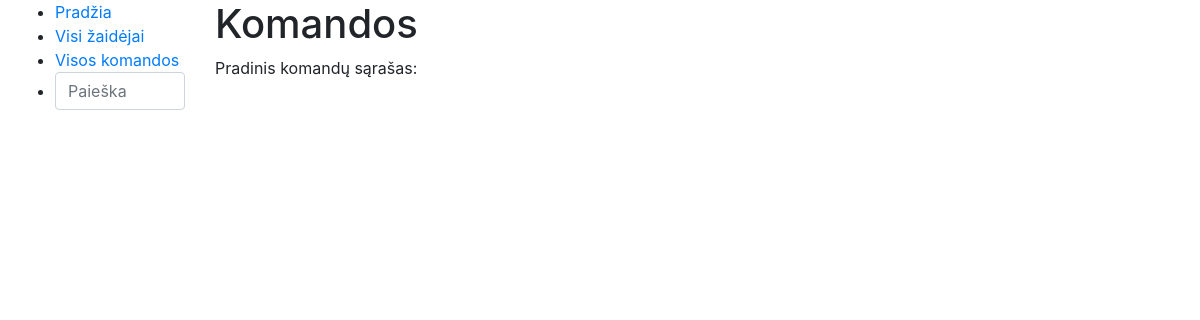
/komandos/, run on an earlier commit of the app's database.
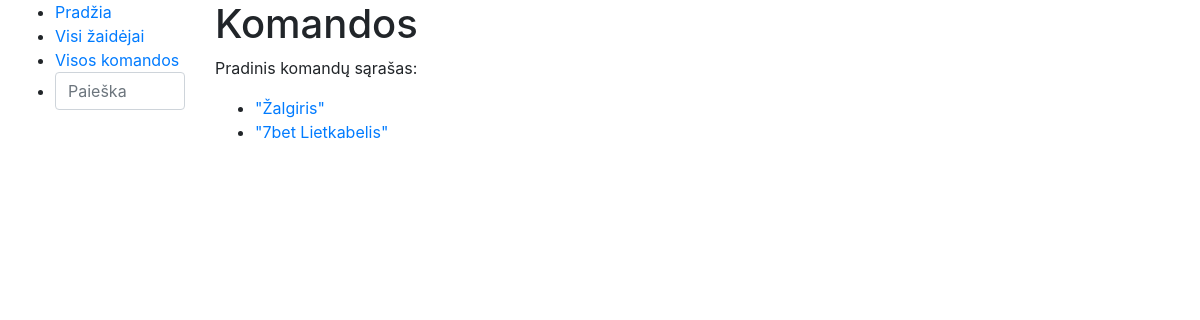
And on a later commit of the database.
### komanda/models.py (models this page shows, shortened)
class Komanda(models.Model):
    miestas = models.CharField('Miestas', max_length=50)
    pavadinimas = models.CharField('Komandos pavadinimas', max_length=50)
    ikurimo_data = models.IntegerField('Klubas įkurtas')
    saka = models.CharField('Sporto šaka', max_length=50)

### komanda/views.py (the view)
# urls.py: path('komandos/', views.komandos, name='visos-komandos'),
def komandos(request):
    visos_komandos = Komanda.objects.all()
    context_t = {
        'visos_komandos_t': visos_komandos
    }
    return render(request, 'visos_komandos.html', context=context_t)

### komanda/templates/visos_komandos.html
{% extends "base.html" %}
{% block content %}
<h1>Komandos</h1>
<p>Pradinis komandų sąrašas:</p>
<ul>
    {% for komanda_o in visos_komandos_t %}
        <li><a href="{% url 'viena-komanda' komanda_o.id %}">{{ komanda_o.pavadinimas }}</a></li>
    {% endfor %}
</ul>
{% endblock %}

What changed in the data, as far as the page shows it:
added Komanda: pavadinimas "\"Žalgiris\""
added Komanda: pavadinimas "\"7bet Lietkabelis\""
